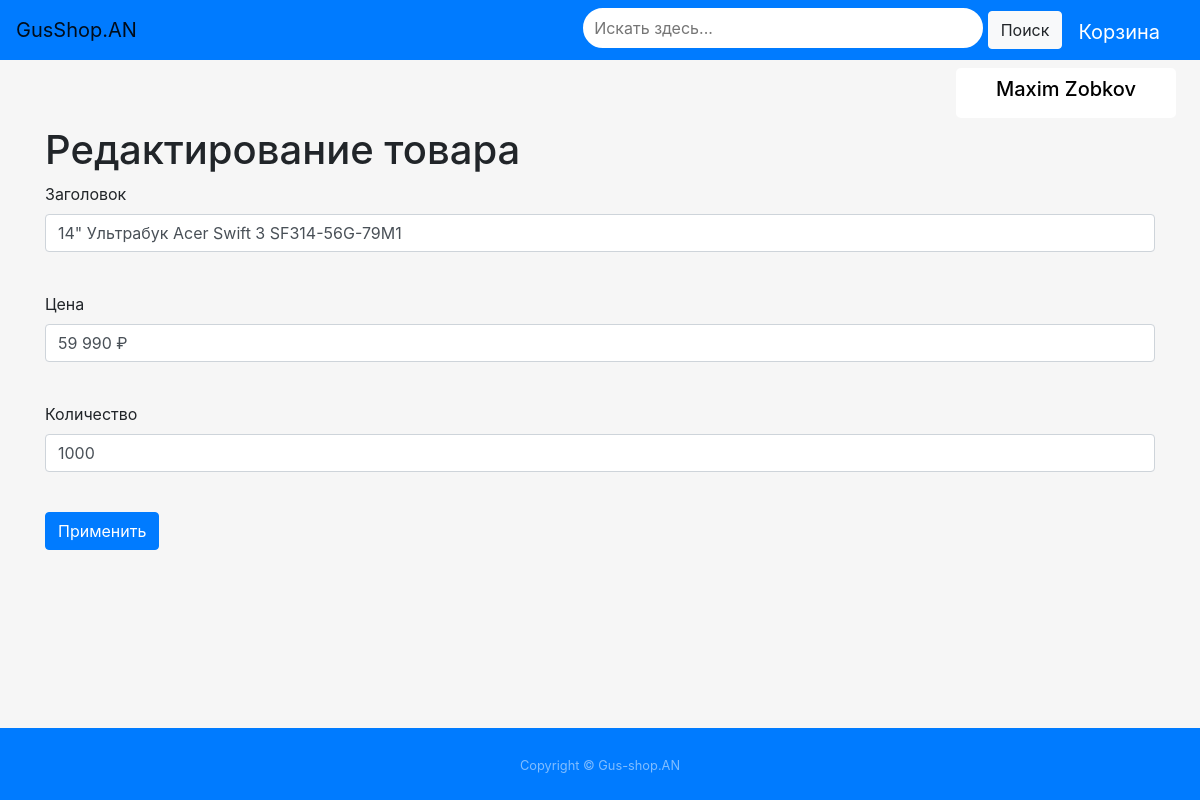
The page /items/2 (signed in) on the database its author committed.
### data/users.py (models this page shows, shortened)
class User(SqlAlchemyBase, UserMixin, SerializerMixin):
    __tablename__ = 'users'
    id = sqlalchemy.Column(sqlalchemy.Integer, primary_key=True, autoincrement=True)
    name = sqlalchemy.Column(sqlalchemy.String, nullable=True)
    email = sqlalchemy.Column(sqlalchemy.String, index=True, unique=True, nullable=True)
    password = sqlalchemy.Column(sqlalchemy.String, nullable=True)
    created_date = sqlalchemy.Column(sqlalchemy.DateTime, default=datetime.datetime.now)

### data/items.py (models this page shows)
class Items(SqlAlchemyBase, SerializerMixin, UserMixin):
    __tablename__ = 'items'
    id = sqlalchemy.Column(sqlalchemy.Integer, primary_key=True, autoincrement=True)
    title = sqlalchemy.Column(sqlalchemy.String, nullable=True)
    price = sqlalchemy.Column(sqlalchemy.String, nullable=True)
    main_characteristics = sqlalchemy.Column(sqlalchemy.TEXT, nullable=True)
    content = sqlalchemy.Column(sqlalchemy.String, nullable=True)
    created_date = sqlalchemy.Column(sqlalchemy.DateTime, default=datetime.datetime.now)
    display = sqlalchemy.Column(sqlalchemy.String, nullable=True)
    processor = sqlalchemy.Column(sqlalchemy.String, nullable=True)
    videoadapter = sqlalchemy.Column(sqlalchemy.String, nullable=True)
    ram = sqlalchemy.Column(sqlalchemy.String, nullable=True)
    battery = sqlalchemy.Column(sqlalchemy.String, nullable=True)
    count = sqlalchemy.Column(sqlalchemy.Integer, nullable=True)
    photo = sqlalchemy.Column(sqlalchemy.VARCHAR, default='/static/images/old.png')
    category = sqlalchemy.Column(sqlalchemy.String, nullable=True)

### main.py (the view, shortened to what this page needs)
@app.route('/items/<int:id>', methods=['GET', 'POST'])
@login_required
def edit_items(id):
    form = EditForm()
    if request.method == 'GET':
        sessions = db_session.create_session()
        item = sessions.query(items.Items).filter(items.Items.id == id).first()
        form.title.data = item.title
        form.price.data = item.price
        form.count.data = item.count
    return render_template('editor.html', title='Редактирование товара', form=form)

### main.py
class EditForm(FlaskForm):
    title = StringField('Заголовок', validators=[DataRequired()])
    price = StringField('Цена')
    count = IntegerField('Количество')
    submit = SubmitField('Применить')

### data/db_session.py (called while the page is built)
def create_session() -> Session:
    global __factory
    return __factory()

### main.py (called while the page is built)
@login_manager.user_loader
def load_user(user_id):
    sessions = db_session.create_session()
    return sessions.query(users.User).get(user_id)

### templates/editor.html (shortened to what this page needs)
{% extends "base.html" %}
{% block content %}
<h1>{{ title }}</h1>
<form action="" method="post" enctype="multipart/form-data">
    <p>
        {{ form.title.label }} <br>
        {{ form.title(class="form-control") }} <br>
    <p>
        {{ form.price.label }} <br>
        {{ form.price(class="form-control") }} <br>
    </p>
    <p>
        {{ form.count.label }} <br>
        {{ form.count(class="form-control") }} <br>
    </p>
    <p>{{ form.submit(type="submit", class="btn btn-primary") }}</p>
</form>
{% endblock %}

### templates/base.html (shortened to what this page needs)
<!DOCTYPE html>
<html lang="en">
<head>
    <link rel="stylesheet"
          href="https://stackpath.bootstrapcdn.com/bootstrap/4.4.1/css/bootstrap.min.css"
>
</head>
<body>
<link rel="stylesheet" href="/static/css/style.css">
<nav class="navbar navbar-expand-lg navbar-light bg-primary sticky-top">
    <a class="navbar-brand" href="/"> GusShop.AN </a>
    <div class="collapse navbar-collapse" id="navbarSupportedContent">
        <ul class="navbar-nav">
            <li class="nav-item mr-2">
                <form action="/index" method="get">
                    <input name="s" placeholder="Искать здесь..." type="search"
                           style="width:400px; height: 40px; border: 5px solid #ffffff;
                    border-radius:30px; padding: 6px;">
                    <button class="btn btn-light" type="submit">Поиск </button>
                </form>
            </li>
            {% if current_user.is_authenticated %}
            <li class="nav-item">
                <a style="color: #ffffff;" class="navbar-brand nav-link mt-1"
                   href="/basket"> Корзина </a>
            </li>
            {% endif %}
        </ul>
    </div>
</nav>
{% if current_user.is_authenticated %}
<h6 align="right">
    <a style="background-color: #ffffff; border: 5px solid #ffffff;
                    border-radius:5px; padding: 4px; color: #000000; width:220px;"
       class="navbar-brand nav-link mr-4 mt-2"
       href="/logout"><h5 align="center"> {{current_user.name}} </h5>
    </a>
</h6>
{% endif %}
<div class="content container">
    {% block content %}
    {% endblock %}
</div>
<footer id="sticky-footer" class="footer py-4 bg-primary text-white-50 mt-1">
    <div class="text-center">
        <small> Copyright &copy; Gus-shop.AN </small>
    </div>
</footer>
</body>
</html>

### static/css/style.css (style rules this page uses)
body { background: #f6f6f6f6; color: #0; display: flex; flex-direction: column; height: 100%; }
html { height: 100%; }
.content { flex: 1 0 auto; }
.footer { flex-shrink: 0; }

### rows shown on the page
User: name "Maxim Zobkov"
Items: title "14\" Ультрабук Acer Swift 3 SF314-56G-79M1", price "59 990 ₽", count "1000"

### other values the page prints
{{ title }} "Редактирование товара"
